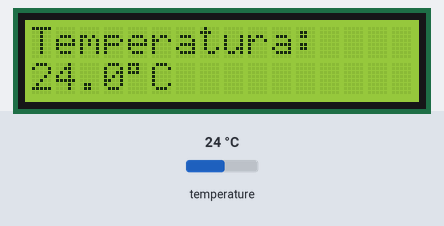
The program below on a simulated ESP32. On the bench: 16×2 character LCD. The test bench sets the inputs (shaded band); at power-on: temperature 24 °C. What the program prints to the serial monitor is not drawn.

Above: at 3.4 s.
3.5 s: temperature set to 12 °C
At 5.0 s:
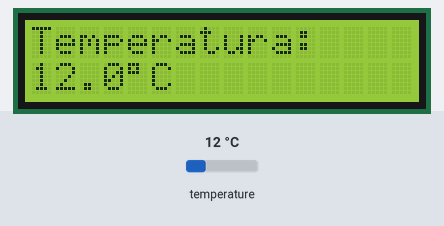
6.1 s: temperature set to 19 °C
At 7.0 s:
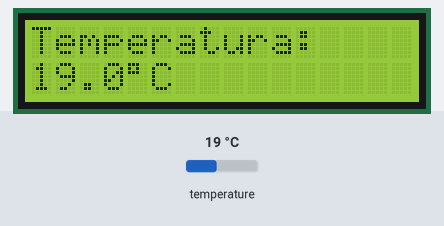
8.6 s: temperature set to 28 °C
At 11.1 s:
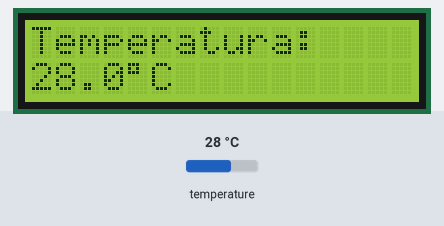
Timing chart, 0 to 12.6 s (numbered marks = the images above; inputs shaded):
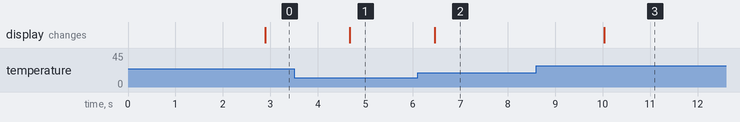

The program:

main.cpp
```cpp
#include <Arduino.h>
#include <Wire.h>
#include <OneWire.h>
#include <DallasTemperature.h>
#include <LiquidCrystal_I2C.h>

// -------------------------
// Configuración DS18B20
// -------------------------
#define DS18B20_PIN 4

OneWire oneWire(DS18B20_PIN);
DallasTemperature sensors(&oneWire);

// -------------------------
// Configuración LCD I2C
// -------------------------
#define SDA_PIN 21
#define SCL_PIN 22

LiquidCrystal_I2C lcd(0x27, 16, 2);

void setup()
{
    Serial.begin(115200);

    // Inicializar I2C
    Wire.begin(SDA_PIN, SCL_PIN);

    // Inicializar sensor
    sensors.begin();

    // Inicializar LCD
    lcd.init();
    lcd.backlight();

    lcd.clear();
    lcd.setCursor(0, 0);
    lcd.print("Temperatura");
    lcd.setCursor(0, 1);
    lcd.print("Iniciando...");

    delay(2000);
}

void loop()
{
    // Solicitar medición
    sensors.requestTemperatures();

    // Obtener temperatura en Celsius
    float temperatura = sensors.getTempCByIndex(0);

    // Mostrar por monitor serial
    Serial.print("Temperatura: ");

    if (temperatura == DEVICE_DISCONNECTED_C)
    {
        Serial.println("Sensor desconectado");
    }
    else
    {
        Serial.print(temperatura);
        Serial.println(" °C");
    }

    // Mostrar en LCD
    lcd.clear();

    lcd.setCursor(0, 0);
    lcd.print("Temperatura:");

    lcd.setCursor(0, 1);

    if (temperatura == DEVICE_DISCONNECTED_C)
    {
        lcd.print("Error sensor");
    }
    else
    {
        lcd.print(temperatura, 1);
        lcd.print((char)223);  // Simbolo °
        lcd.print("C");
    }

    delay(1000);
}
```

Measured:
- after the input at 3.5 s, the display: changes after 1.2 s (image 1)
- after the input at 6.1 s, the display: changes after 0.36 s (image 2)
- after the input at 8.6 s, the display: changes after 1.4 s (image 3)
